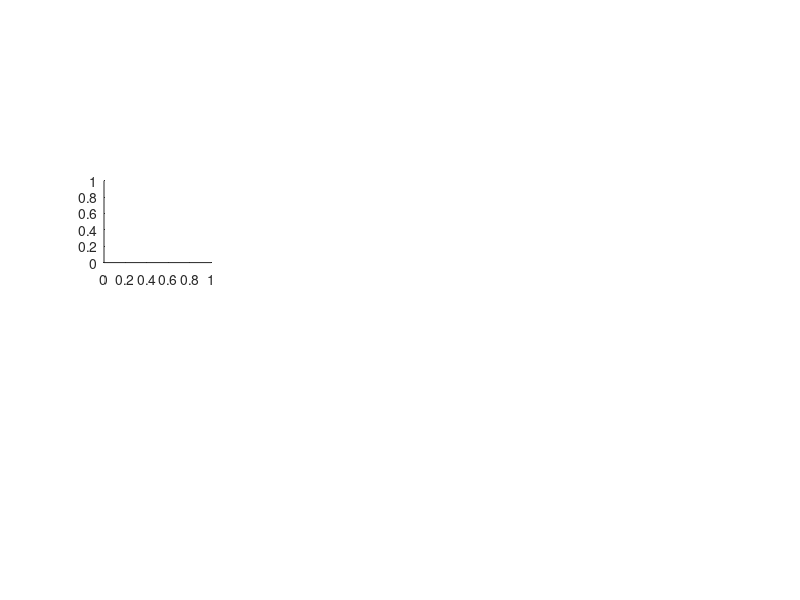

Reproduce this figure in MATLAB. (Note: this script raises an error after producing the figure.)
function fig4d_psychFuncShift_Bias(lagGroups)

if ~exist('lagGroups', 'var'), lagGroups = 1; end

% plot both the effect of pupil on overall repetition bias and show that
% this is symmetrical for both previous choices
subplot(445);

whichmodulator = 'pupil';

switch whichmodulator
    case 'pupil'
        whichMod = 'feedback_pupil';
    case 'rt'
        whichMod = 'rt';
end

nbins = 3;
subjects = 1:27;
clear grandavg;
whichLags = 1:3; % lag 1

for lag = whichLags,
    for sj = unique(subjects),
        data = readtable(sprintf('~/Data/pupilUncertainty/CSV/2ifc_data_sj%02d.csv', sj));
        switch whichMod
            case 'rt'
                data.rt = log(data.rt);
            case 'decision_pupil';
                %   data.decision_pupil = projectout(data.decision_pupil, data.rt);
        end
        
        % outcome vector need to be 0 1 for logistic regression
        data.resp(data.resp == -1) = 0;
        
        % get an overall logistic fit
        grandavg.overallLogistic(sj, :) = glmfit(data.motionstrength, data.resp, ...
            'binomial','link','logit');
        
        % previous response
        resps = [0 1];
        for r = 1:2,
            
            trls = find(data.resp == resps(r));
            laggedtrls = trls+lag;
            % exclude trials at the end of the block
            if any(laggedtrls > size(data, 1)),
                trls(laggedtrls > size(data, 1)) = [];
                laggedtrls(laggedtrls > size(data, 1)) = [];
            end
            
            % remove trials that dont match in block nr
            removeTrls = data.blocknr(laggedtrls) ~= data.blocknr(trls);
            laggedtrls(removeTrls) = [];
            trls(removeTrls) = [];
            
            % fit logistic regression
            thisdat = data(laggedtrls, :);
            
            % get an overall logistic fit
            grandavg.respBiasNoPupilSplit(sj, r, lag, :) = glmfit(thisdat.motionstrength, thisdat.resp, ...
                'binomial','link','logit');
            
            %% split into pupil bins
            if nbins > 2,
                uncQs = quantile(data.(whichMod)(data.resp == resps(r)), nbins - 1);
            elseif nbins == 2,
                uncQs = median(data.(whichMod)(data.resp == resps(r)));
            end
            
            % uncertainty bins
            for u = 1:nbins,
                
                switch u
                    case 1
                        trls = find(data.resp == resps(r) & data.(whichMod) < uncQs(u));
                    case nbins
                        trls = find(data.resp == resps(r) & data.(whichMod) > uncQs(u-1));
                    otherwise
                        trls = find(data.resp == resps(r) & ...
                            data.(whichMod) > uncQs(u-1) & data.(whichMod) < uncQs(u));
                end
                
                % only use correct trials!
                % trls = intersect(trls, find(data.correct == 1));
                
                % with this selection, take the trials after that
                laggedtrls = trls+lag;
                % exclude trials at the end of the block
                if any(laggedtrls > size(data, 1)),
                    trls(laggedtrls > size(data, 1)) = [];
                    laggedtrls(laggedtrls > size(data, 1)) = [];
                end
                
                % remove trials that dont match in block nr
                removeTrls = data.blocknr(laggedtrls) ~= data.blocknr(trls);
                laggedtrls(removeTrls) = [];
                trls(removeTrls) = [];
                
                % fit logistic regression
                thisdat = data(laggedtrls, :);
                
                [b, dev, stats] = glmfit(thisdat.motionstrength, thisdat.resp, ...
                    'binomial','link','logit');
                
                % save betas
                grandavg.logistic(sj, r, u, lag, :) = b;
                
            end % uncertainty bin
        end % resp
    end % sj
end

% ========================================================= %
% normalize by their overall bias
% ========================================================= %

grandavg.logistic = bsxfun(@minus, grandavg.logistic, grandavg.overallLogistic(:, 1));
grandavg.respBiasNoPupilSplit = bsxfun(@minus, grandavg.respBiasNoPupilSplit, grandavg.overallLogistic(:, 1));

% ========================================================= %
% make one plot with repetition (rather than response) bias
% ========================================================= %

resp1 = squeeze(grandavg.logistic(:, 1, :, :, 1));
resp2 = squeeze(grandavg.logistic(:, 2, :, :, 1));

grandavg.logisticRep = (-resp1 + resp2) ./ 2;

resp1 = squeeze(grandavg.respBiasNoPupilSplit(:, 1, :, 1));
resp2 = squeeze(grandavg.respBiasNoPupilSplit(:, 2, :, 1));

grandavg.repetitionBias = (-resp1 + resp2) ./ 2;

% ========================================================= %
% combine the lag groups
% ========================================================= %

grandavg.logisticRep = squeeze(nanmean(grandavg.logisticRep(:, :, lagGroups), 3));
grandavg.logistic = squeeze(nanmean(grandavg.logistic(:, :, :, lagGroups, :), 4));
grandavg.respBiasNoPupilSplit = squeeze(nanmean(grandavg.respBiasNoPupilSplit(:, :, lagGroups, 1), 3));
grandavg.repetitionBias  = squeeze(nanmean(grandavg.repetitionBias(:, lagGroups), 2));

% ========================================================= %
% plot
% ========================================================= %

stimx2 = 1:u;
hold on;
h = ploterr(stimx2, ...
    nanmean(grandavg.logisticRep),  [], ...
    nanstd(grandavg.logisticRep) ./ sqrt(length(subjects)), ...
    '-k',  'hhxy', 0.001);
set(h(1), 'color', 'k', ...
    'marker', '.', 'markerfacecolor', 'k', 'markersize', 12);
set(h(2), 'color', 'k');

% next to it, plot the overall bias
errorbar(4, nanmean(grandavg.repetitionBias), ...
    nanstd(grandavg.repetitionBias) ./ sqrt(length(subjects)), ...
    '.k', 'markersize', 12);
axis square; axis tight;
xlim([0.5 nbins+1.5]); set(gca, 'xtick', 1:4, ...
    'xticklabel', {'low', 'med', 'high', 'all'}, 'xticklabelrotation', 0);
box off;

switch whichMod,
    case 'baseline_pupil';
        xlabel(sprintf('Baseline pupil_{t%d}', 0));
    case 'decision_pupil'
        xlabel(sprintf('Decision pupil_{-1}'));
    otherwise
      %  xlabel(sprintf('%s_{t-%d}', whichModTitle, whichLag));
end
ylabel('Repetition bias_{0}');


% repeated measures anova on those bins
cnt = 0; clear x s f
for sj = 1:27,
    for u = 1:3,
        cnt = cnt + 1;
        x(cnt) = grandavg.logisticRep(sj, u);
        s(cnt) = sj;
        f{1}(cnt) = u; % factor of previous uncertainty
    end
end
clear stats
stats = rm_anova(x, s, f);

% also test for the 2 pairwise comparisons
[~, pval(1)] = ttest(grandavg.logisticRep(:, 1), grandavg.logisticRep(:, 2));
[~, pval(2)] = ttest(grandavg.logisticRep(:, 2), grandavg.logisticRep(:, 3));

[pval(3)] = randtest1d(grandavg.repetitionBias);
sigstar({[1 3], [4 4]}, [stats.f1.pvalue pval(3)]);

% ========================================================= %
% show that this effect is symmetrical
% ========================================================= %

subplot(446); hold on;
colors = linspecer(4);
colors = colors([1 4], :);
plot([1 3], [0 0], 'k');
for r = [1 2],
    h = ploterr(stimx2, ...
        squeeze(nanmean(grandavg.logistic(:, r, :, 1))),  [], ...
        squeeze(nanstd(grandavg.logistic(:, r, :, 1))) ./ sqrt(length(subjects)), ...
        '-',  'hhxy', 0.00001);
    set(h(1), 'color', colors(r, :), ...
        'marker', '.', 'markerfacecolor', colors(r, :), 'markersize', 12);
    set(h(2), 'color', colors(r, :));
    stimx2 = stimx2 - 0.15;
    
    errorbar(4, nanmean(grandavg.respBiasNoPupilSplit(:, r)), ...
        nanstd(grandavg.respBiasNoPupilSplit(:, r)) ./ sqrt(length(subjects)), ...
        '.', 'markersize', 12, 'color', colors(r, :));
end

switch whichMod,
    case 'baseline_pupil';
        xlabel(sprintf('Baseline pupil_{t%d}', 0));
    case 'decision_pupil'
        xlabel(sprintf('Decision pupil_{-1}'));
    otherwise
      %  xlabel(sprintf('%s_{t-%d}', whichModTitle, whichLag));
end
axis tight;
axis square;
xlim([0.5 nbins+1.5]); set(gca, 'xtick', 1:4, 'xticklabel', {'low', 'med', 'high', 'all'});
ylabel('Response bias_{0}');

text(2, 0.1, 'Resp_{-1} A', 'color', colors(2, :));
text(2, -0.1, 'Resp_{-1} B', 'color', colors(1,:));

% repeated measures anova on those bins
cnt = 0; clear x s f
for sj = 1:27,
    for u = 1:3,
        for r = 1:2,
            cnt = cnt + 1;
            x(cnt) = grandavg.logistic(sj, r, u, 1, 1);
            s(cnt) = sj;
            f{1}(cnt) = r; % factor of previous response
            f{2}(cnt) = u; % factor of previous uncertainty
        end
    end
end
clear stats
stats = rm_anova(x, s, f);

% also test for the 2 pairwise comparisons
% [h, pval(1)] = ttest(grandavg.logistic(:, 1, whichParam), grandavg.logistic(:, 2, whichParam));
% [h, pval(2)] = ttest(grandavg.logistic(:, 2, whichParam), grandavg.logistic(:, 3, whichParam));

[pval(3)] = randtest1d(grandavg.respBiasNoPupilSplit(:, 1), grandavg.respBiasNoPupilSplit(:, 2));
%sigstar({[1 3], [4 4]}, [stats.f1xf2.pvalue pval(3)]);

suplabel(sprintf('Lags %d %d %d', lagGroups), 'x');
print(gcf, '-dpdf', sprintf('~/Dropbox/Figures/uncertainty/fig4c_psychFuncShift_bias_lags%d%d%d.pdf', lagGroups));

end
